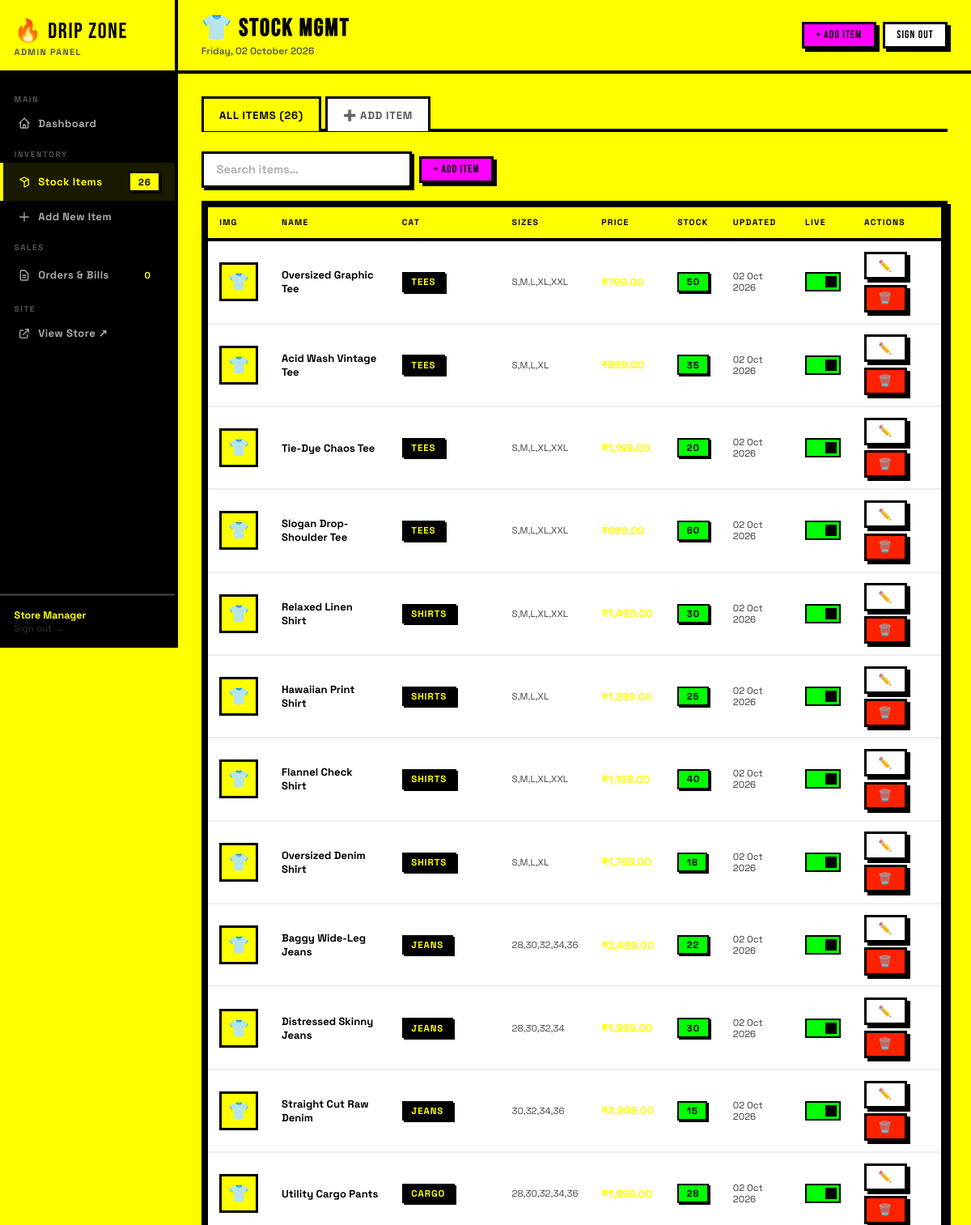
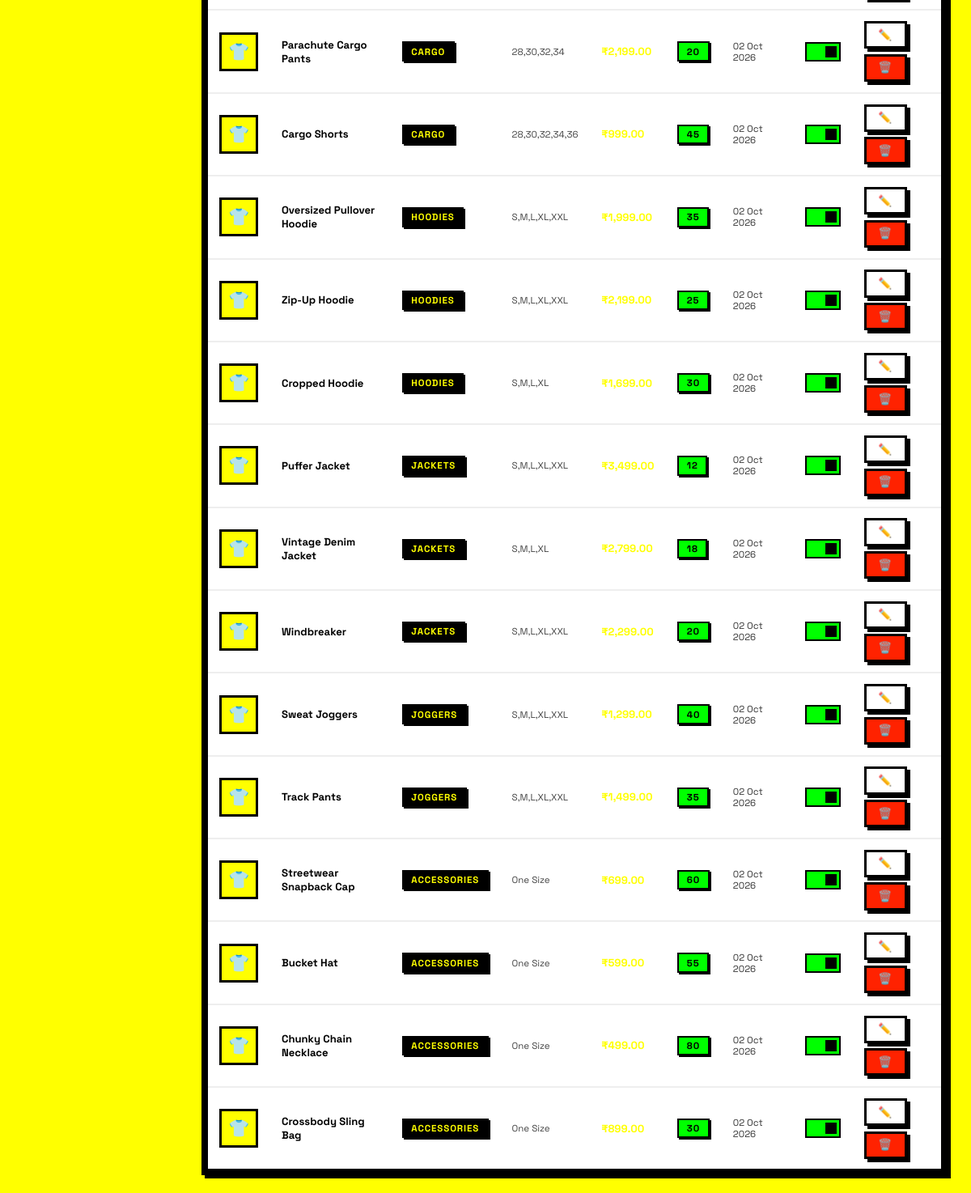
Page /admin.php?page=stock (signed in) on the committed database (2 pictures, top to bottom).
### tables this page shows
CREATE TABLE IF NOT EXISTS Stock (
    id              INT UNSIGNED     NOT NULL AUTO_INCREMENT,
    item_name       VARCHAR(180)     NOT NULL,
    description     TEXT                      DEFAULT NULL,
    category        VARCHAR(80)      NOT NULL DEFAULT 'Uncategorized',
    image_path      VARCHAR(300)              DEFAULT NULL,
    price           DECIMAL(10,2)    NOT NULL DEFAULT 0.00,
    stock_qty       INT              NOT NULL DEFAULT 0,
    sizes           VARCHAR(200)              DEFAULT 'S,M,L,XL,XXL',
    display_status  TINYINT(1)       NOT NULL DEFAULT 1,
    created_at      DATETIME         NOT NULL DEFAULT CURRENT_TIMESTAMP,
    updated_at      DATETIME         NOT NULL DEFAULT CURRENT_TIMESTAMP ON UPDATE CURRENT_TIMESTAMP,
    PRIMARY KEY (id),
    INDEX idx_display  (display_status),
    INDEX idx_category (category)
);

### admin.php (the view, shortened to what this page needs)
<?php
require_once 'db.php';
$page   = $_GET['page']   ?? 'dashboard';
$action = $_POST['action'] ?? $_GET['action'] ?? '';
$totalItems   = (int) $pdo->query("SELECT COUNT(*) FROM Stock")->fetchColumn();
$totalVisible = (int) $pdo->query("SELECT COUNT(*) FROM Stock WHERE display_status=1")->fetchColumn();
$lowStock     = (int) $pdo->query("SELECT COUNT(*) FROM Stock WHERE stock_qty<=5 AND stock_qty>0")->fetchColumn();
$outStock     = (int) $pdo->query("SELECT COUNT(*) FROM Stock WHERE stock_qty=0")->fetchColumn();
$totalBills   = (int) $pdo->query("SELECT COUNT(*) FROM Bills")->fetchColumn();
$totalRev     = (float)$pdo->query("SELECT COALESCE(SUM(total_amount),0) FROM Bills")->fetchColumn();
$todayRev     = (float)$pdo->query("SELECT COALESCE(SUM(total_amount),0) FROM Bills WHERE DATE(bill_date)=CURDATE()")->fetchColumn();
$stockItems = [];
if (in_array($page,['stock','dashboard'])) {
    $stockItems = $pdo->query("SELECT id,item_name,category,image_path,price,stock_qty,sizes,display_status,DATE_FORMAT(updated_at,'%d %b %Y') AS updated FROM Stock ORDER BY created_at DESC")->fetchAll();
}
$editItem = null;
?>
<!DOCTYPE html>
<html lang="en">
<head>
  <link rel="stylesheet" href="style.css"/>
</head>
<body>
<div class="admin-layout" id="admin-layout">
  <aside class="admin-sidebar">
    <div class="sidebar-logo">
      <div class="sidebar-logo-text">🔥 DRIP ZONE</div>
      <div class="sidebar-logo-sub">Admin Panel</div>
    </div>
    <nav class="sidebar-nav">
      <div class="sidebar-section-label">MAIN</div>
      <a href="admin.php?page=dashboard" class="sidebar-link <?= $page==='dashboard'?'active':'' ?>" id="nav-dashboard">
        <svg xmlns="http://www.w3.org/2000/svg" fill="none" viewBox="0 0 24 24" stroke="currentColor"><path stroke-linecap="round" stroke-linejoin="round" stroke-width="2" d="M3 12l2-2m0 0l7-7 7 7M5 10v10a1 1 0 001 1h3m10-11l2 2m-2-2v10a1 1 0 01-1 1h-3m-6 0a1 1 0 001-1v-4a1 1 0 011-1h2a1 1 0 011 1v4a1 1 0 001 1m-6 0h6"/></svg>
        Dashboard
      </a>
      <div class="sidebar-section-label">INVENTORY</div>
      <a href="admin.php?page=stock" class="sidebar-link <?= $page==='stock'?'active':'' ?>" id="nav-stock">
        <svg xmlns="http://www.w3.org/2000/svg" fill="none" viewBox="0 0 24 24" stroke="currentColor"><path stroke-linecap="round" stroke-linejoin="round" stroke-width="2" d="M20 7l-8-4-8 4m16 0l-8 4m8-4v10l-8 4m0-10L4 7m8 4v10"/></svg>
        Stock Items
        <span class="badge badge-yellow" style="margin-left:auto;"><?= $totalItems ?></span>
      </a>
      <a href="admin.php?page=stock&action=add" class="sidebar-link" id="nav-add">
        <svg xmlns="http://www.w3.org/2000/svg" fill="none" viewBox="0 0 24 24" stroke="currentColor"><path stroke-linecap="round" stroke-linejoin="round" stroke-width="2" d="M12 4v16m8-8H4"/></svg>
        Add New Item
      </a>
      <div class="sidebar-section-label">SALES</div>
      <a href="admin.php?page=bills" class="sidebar-link <?= $page==='bills'?'active':'' ?>" id="nav-bills">
        <svg xmlns="http://www.w3.org/2000/svg" fill="none" viewBox="0 0 24 24" stroke="currentColor"><path stroke-linecap="round" stroke-linejoin="round" stroke-width="2" d="M9 12h6m-6 4h6m2 5H7a2 2 0 01-2-2V5a2 2 0 012-2h5.586a1 1 0 01.707.293l5.414 5.414A1 1 0 0119 8.414V19a2 2 0 01-2 2z"/></svg>
        Orders &amp; Bills
        <span class="badge badge-dark" style="margin-left:auto;"><?= $totalBills ?></span>
      </a>
      <div class="sidebar-section-label">SITE</div>
      <a href="index.php" target="_blank" class="sidebar-link" id="nav-store">
        <svg xmlns="http://www.w3.org/2000/svg" fill="none" viewBox="0 0 24 24" stroke="currentColor"><path stroke-linecap="round" stroke-linejoin="round" stroke-width="2" d="M10 6H6a2 2 0 00-2 2v10a2 2 0 002 2h10a2 2 0 002-2v-4M14 4h6m0 0v6m0-6L10 14"/></svg>
        View Store ↗
      </a>
    </nav>
    <div class="sidebar-footer">
      <div class="admin-name"><?= htmlspecialchars($_SESSION['admin_name'] ?? 'Admin') ?></div>
      <a href="logout.php" style="font-size:.72rem;color:#333;">Sign out →</a>
    </div>
  </aside>
  <div class="admin-main">
    <div class="admin-topbar">
      <div>
        <div class="admin-page-title">
          <?php echo ['dashboard'=>'📊 DASHBOARD','stock'=>'👕 STOCK MGMT','bills'=>'🧾 ORDERS'][$page] ?? 'DASHBOARD'; ?>
        </div>
        <div class="admin-topbar-meta"><?= date('l, d F Y') ?></div>
      </div>
      <div style="display:flex;gap:.5rem;align-items:center;">
        <a href="admin.php?page=stock&action=add" class="btn btn-pink btn-sm" id="topbar-add">+ ADD ITEM</a>
        <a href="logout.php" class="btn btn-outline-w btn-sm" id="topbar-logout">SIGN OUT</a>
      </div>
    </div>
    <div class="admin-content">
      <?php if ($page==='dashboard'): ?>
        <div class="stats-grid">
          <div class="stat-card">
            <div class="stat-label">TOTAL ITEMS</div>
            <div class="stat-value"><?= $totalItems ?></div>
            <div class="stat-sub"><?= $totalVisible ?> visible on store</div>
          </div>
          <div class="stat-card">
            <div class="stat-label">TOTAL ORDERS</div>
            <div class="stat-value" style="color:var(--neon-pink);"><?= $totalBills ?></div>
            <div class="stat-sub">All time</div>
          </div>
          <div class="stat-card">
            <div class="stat-label">TOTAL REVENUE</div>
            <div class="stat-value" style="color:var(--cyber-blue);font-size:1.6rem;">₹<?= number_format($totalRev,0) ?></div>
            <div class="stat-sub">Today: ₹<?= number_format($todayRev,0) ?></div>
          </div>
          <div class="stat-card">
            <div class="stat-label">LOW / OUT OF STOCK</div>
            <div class="stat-value" style="color:var(--hot-orange);"><?= $lowStock + $outStock ?></div>
            <div class="stat-sub"><?= $outStock ?> sold out</div>
          </div>
        </div>
        <div class="card">
          <div class="card-header">
            <div class="section-title">RECENT STOCK</div>
            <a href="admin.php?page=stock" class="btn btn-outline-w btn-sm">VIEW ALL</a>
          </div>
          <div class="table-wrap">
            <table class="admin-table">
              <thead><tr><th>IMG</th><th>ITEM</th><th>CAT</th><th>PRICE</th><th>QTY</th><th>STATUS</th></tr></thead>
              <tbody>
                <?php foreach(array_slice($stockItems,0,8) as $item): ?>
                <tr>
                  <td>
                    <div class="item-img">
                      <?php if($item['image_path'] && file_exists($item['image_path'])): ?>
                        <img src="<?= htmlspecialchars($item['image_path']) ?>" alt=""/>
                      <?php else: ?>👕<?php endif; ?>
                    </div>
                  </td>
                  <td><div class="item-name"><?= htmlspecialchars($item['item_name']) ?></div></td>
                  <td><span class="badge badge-dark"><?= htmlspecialchars($item['category']) ?></span></td>
                  <td style="color:var(--neon-yellow);font-weight:700;">₹<?= number_format($item['price'],2) ?></td>
                  <td>
                    <?php if($item['stock_qty']==0): ?><span class="badge badge-red">OUT</span>
                    <?php elseif($item['stock_qty']<=5): ?><span class="badge badge-pink"><?= $item['stock_qty'] ?> LEFT</span>
                    <?php else: ?><span class="badge badge-green"><?= $item['stock_qty'] ?></span>
                    <?php endif; ?>
                  </td>
                  <td><?= $item['display_status'] ? '<span class="badge badge-green">LIVE</span>' : '<span class="badge badge-dark">HIDDEN</span>' ?></td>
                </tr>
                <?php endforeach; ?>
              </tbody>
            </table>
          </div>
        </div>
      <?php elseif($page==='stock'): ?>
        <div class="tab-nav">
          <button class="tab-btn <?= (!isset($_GET['edit'])&&$action!=='add')?'active':'' ?>" id="tab-list-btn" onclick="switchTab('list')">ALL ITEMS (<?= $totalItems ?>)</button>
          <button class="tab-btn <?= (isset($_GET['edit'])||$action==='add')?'active':'' ?>" id="tab-form-btn" onclick="switchTab('form')">
            <?= $editItem ? '✏️ EDIT ITEM' : '➕ ADD ITEM' ?>
          </button>
        </div>
        <div class="tab-panel <?= (!isset($_GET['edit'])&&$action!=='add')?'active':'' ?>" id="tab-panel-list">
          <div style="margin-bottom:1rem;display:flex;gap:.6rem;flex-wrap:wrap;align-items:center;">
            <input type="search" id="admin-search" class="form-control" style="max-width:260px;" placeholder="Search items…" oninput="adminSearchFilter()"/>
            <a href="admin.php?page=stock&action=add" class="btn btn-pink btn-sm">+ ADD ITEM</a>
          </div>
          <div class="card">
            <div class="table-wrap">
              <table class="admin-table" id="stock-table">
                <thead><tr><th>IMG</th><th>NAME</th><th>CAT</th><th>SIZES</th><th>PRICE</th><th>STOCK</th><th>UPDATED</th><th>LIVE</th><th>ACTIONS</th></tr></thead>
                <tbody id="stock-tbody">
                  <?php if(empty($stockItems)): ?>
                  <tr><td colspan="9" style="text-align:center;color:#333;padding:2rem;">No items yet. <a href="admin.php?page=stock&action=add">Add one →</a></td></tr>
                  <?php else: ?>
                  <?php foreach($stockItems as $item): ?>
                  <tr data-name="<?= htmlspecialchars(strtolower($item['item_name'])) ?>" data-cat="<?= htmlspecialchars(strtolower($item['category'])) ?>">
                    <td>
                      <div class="item-img">
                        <?php if($item['image_path']&&file_exists($item['image_path'])): ?>
                          <img src="<?= htmlspecialchars($item['image_path']) ?>" alt=""/>
                        <?php else: ?>👕<?php endif; ?>
                      </div>
                    </td>
                    <td><div class="item-name"><?= htmlspecialchars($item['item_name']) ?></div></td>
                    <td><span class="badge badge-dark"><?= htmlspecialchars($item['category']) ?></span></td>
                    <td style="font-size:.72rem;color:#444;"><?= htmlspecialchars($item['sizes']) ?></td>
                    <td style="color:var(--neon-yellow);font-weight:700;">₹<?= number_format($item['price'],2) ?></td>
                    <td>
                      <?php if($item['stock_qty']==0): ?><span class="badge badge-red">OUT</span>
                      <?php elseif($item['stock_qty']<=5): ?><span class="badge badge-pink"><?= $item['stock_qty'] ?></span>
                      <?php else: ?><span class="badge badge-green"><?= $item['stock_qty'] ?></span>
                      <?php endif; ?>
                    </td>
                    <td style="font-size:.72rem;color:#333;"><?= $item['updated'] ?></td>
                    <td>
                      <label class="toggle-switch">
                        <span class="toggle-slider"></span>
                      </label>
                    </td>
                    <td>
                      <div class="actions-cell">
                        <a href="admin.php?page=stock&edit=<?= $item['id'] ?>" class="btn btn-outline-w btn-sm">✏️</a>
                        <button class="btn btn-danger btn-sm" onclick="confirmDelete(<?= $item['id'] ?>,'<?= htmlspecialchars(addslashes($item['item_name'])) ?>')">🗑️</button>
                      </div>
                    </td>
                  </tr>
                  <?php endforeach; ?>
                  <?php endif; ?>
                </tbody>
              </table>
            </div>
          </div>
        </div>
      <?php endif; ?>
    </div>
  </div>
</div>
</body>
</html>

### rows in the picture
stock: item_name "Oversized Graphic Tee", category "TEES", sizes "S,M,L,XL,XXL", price "799.00", stock_qty "50", updated "02 Oct 2026"
stock: item_name "Acid Wash Vintage Tee", category "TEES", sizes "S,M,L,XL", price "899.00", stock_qty "35", updated "02 Oct 2026"
stock: item_name "Tie-Dye Chaos Tee", category "TEES", sizes "S,M,L,XL,XXL", price "1,199.00", stock_qty "20", updated "02 Oct 2026"
stock: item_name "Slogan Drop-Shoulder Tee", category "TEES", sizes "S,M,L,XL,XXL", price "699.00", stock_qty "60", updated "02 Oct 2026"
stock: item_name "Relaxed Linen Shirt", category "SHIRTS", sizes "S,M,L,XL,XXL", price "1,499.00", stock_qty "30", updated "02 Oct 2026"
stock: item_name "Hawaiian Print Shirt", category "SHIRTS", sizes "S,M,L,XL", price "1,299.00", stock_qty "25", updated "02 Oct 2026"
stock: item_name "Flannel Check Shirt", category "SHIRTS", sizes "S,M,L,XL,XXL", price "1,199.00", stock_qty "40", updated "02 Oct 2026"
stock: item_name "Oversized Denim Shirt", category "SHIRTS", sizes "S,M,L,XL", price "1,799.00", stock_qty "18", updated "02 Oct 2026"
stock: item_name "Baggy Wide-Leg Jeans", category "JEANS", sizes "28,30,32,34,36", price "2,499.00", stock_qty "22", updated "02 Oct 2026"
stock: item_name "Distressed Skinny Jeans", category "JEANS", sizes "28,30,32,34", price "1,999.00", stock_qty "30", updated "02 Oct 2026"
stock: item_name "Straight Cut Raw Denim", category "JEANS", sizes "30,32,34,36", price "2,999.00", stock_qty "15", updated "02 Oct 2026"
stock: item_name "Utility Cargo Pants", category "CARGO", sizes "28,30,32,34,36", price "1,899.00", stock_qty "28", updated "02 Oct 2026"
stock: item_name "Parachute Cargo Pants", category "CARGO", sizes "28,30,32,34", price "2,199.00", stock_qty "20", updated "02 Oct 2026"
stock: item_name "Cargo Shorts", category "CARGO", sizes "28,30,32,34,36", price "999.00", stock_qty "45", updated "02 Oct 2026"
stock: item_name "Oversized Pullover Hoodie", category "HOODIES", sizes "S,M,L,XL,XXL", price "1,999.00", stock_qty "35", updated "02 Oct 2026"
stock: item_name "Zip-Up Hoodie", category "HOODIES", sizes "S,M,L,XL,XXL", price "2,199.00", stock_qty "25", updated "02 Oct 2026"
stock: item_name "Cropped Hoodie", category "HOODIES", sizes "S,M,L,XL", price "1,699.00", stock_qty "30", updated "02 Oct 2026"
stock: item_name "Puffer Jacket", category "JACKETS", sizes "S,M,L,XL,XXL", price "3,499.00", stock_qty "12", updated "02 Oct 2026"
stock: item_name "Vintage Denim Jacket", category "JACKETS", sizes "S,M,L,XL", price "2,799.00", stock_qty "18", updated "02 Oct 2026"
stock: item_name "Windbreaker", category "JACKETS", sizes "S,M,L,XL,XXL", price "2,299.00", stock_qty "20", updated "02 Oct 2026"
stock: item_name "Sweat Joggers", category "JOGGERS", sizes "S,M,L,XL,XXL", price "1,299.00", stock_qty "40", updated "02 Oct 2026"
stock: item_name "Track Pants", category "JOGGERS", sizes "S,M,L,XL,XXL", price "1,499.00", stock_qty "35", updated "02 Oct 2026"
stock: item_name "Streetwear Snapback Cap", category "ACCESSORIES", sizes "One Size", price "699.00", stock_qty "60", updated "02 Oct 2026"
stock: item_name "Bucket Hat", category "ACCESSORIES", sizes "One Size", price "599.00", stock_qty "55", updated "02 Oct 2026"
stock: item_name "Chunky Chain Necklace", category "ACCESSORIES", sizes "One Size", price "499.00", stock_qty "80", updated "02 Oct 2026"
stock: item_name "Crossbody Sling Bag", category "ACCESSORIES", sizes "One Size", price "899.00", stock_qty "30", updated "02 Oct 2026"

### other values in the picture
$totalItems "26"
$totalBills "0"
$_SESSION['admin_name'] "Store Manager"
